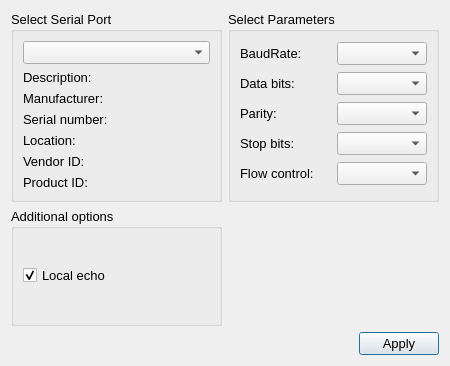
<?xml version="1.0" encoding="UTF-8"?>
<ui version="4.0">
 <class>SettingsDialog</class>
 <widget class="QDialog" name="SettingsDialog">
  <property name="geometry">
   <rect>
    <x>0</x>
    <y>0</y>
    <width>450</width>
    <height>366</height>
   </rect>
  </property>
  <property name="windowTitle">
   <string>Dialog</string>
  </property>
  <layout class="QGridLayout" name="gridLayout_7">
   <item row="0" column="0">
    <widget class="QGroupBox" name="selectBox">
     <property name="font">
      <font>
       <pointsize>10</pointsize>
      </font>
     </property>
     <property name="title">
      <string>Select Serial Port</string>
     </property>
     <layout class="QGridLayout" name="gridLayout_6">
      <item row="0" column="0">
       <widget class="QComboBox" name="serialPortInfoListBox_3"/>
      </item>
      <item row="1" column="0">
       <widget class="QLabel" name="descriptionLabel_3">
        <property name="text">
         <string>Description:</string>
        </property>
       </widget>
      </item>
      <item row="2" column="0">
       <widget class="QLabel" name="manufacturerLabel_3">
        <property name="text">
         <string>Manufacturer:</string>
        </property>
       </widget>
      </item>
      <item row="3" column="0">
       <widget class="QLabel" name="serialNumberLabel_3">
        <property name="text">
         <string>Serial number:</string>
        </property>
       </widget>
      </item>
      <item row="4" column="0">
       <widget class="QLabel" name="locationLabel_3">
        <property name="text">
         <string>Location:</string>
        </property>
       </widget>
      </item>
      <item row="5" column="0">
       <widget class="QLabel" name="vidLabel_3">
        <property name="text">
         <string>Vendor ID:</string>
        </property>
       </widget>
      </item>
      <item row="6" column="0">
       <widget class="QLabel" name="pidLabel_3">
        <property name="text">
         <string>Product ID:</string>
        </property>
       </widget>
      </item>
     </layout>
    </widget>
   </item>
   <item row="0" column="1">
    <widget class="QGroupBox" name="parametersBox">
     <property name="font">
      <font>
       <pointsize>10</pointsize>
      </font>
     </property>
     <property name="title">
      <string>Select Parameters</string>
     </property>
     <layout class="QGridLayout" name="gridLayout_5">
      <item row="0" column="0">
       <widget class="QLabel" name="baudRateLabel_3">
        <property name="text">
         <string>BaudRate:</string>
        </property>
       </widget>
      </item>
      <item row="0" column="1">
       <widget class="QComboBox" name="baudRateBox_3"/>
      </item>
      <item row="1" column="0">
       <widget class="QLabel" name="dataBitsLabel_3">
        <property name="text">
         <string>Data bits:</string>
        </property>
       </widget>
      </item>
      <item row="1" column="1">
       <widget class="QComboBox" name="dataBitsBox_3"/>
      </item>
      <item row="2" column="0">
       <widget class="QLabel" name="parityLabel_3">
        <property name="text">
         <string>Parity:</string>
        </property>
       </widget>
      </item>
      <item row="2" column="1">
       <widget class="QComboBox" name="parityBox_3"/>
      </item>
      <item row="3" column="0">
       <widget class="QLabel" name="stopBitsLabel_3">
        <property name="text">
         <string>Stop bits:</string>
        </property>
       </widget>
      </item>
      <item row="3" column="1">
       <widget class="QComboBox" name="stopBitsBox_3"/>
      </item>
      <item row="4" column="0">
       <widget class="QLabel" name="flowControlLabel_3">
        <property name="text">
         <string>Flow control:</string>
        </property>
       </widget>
      </item>
      <item row="4" column="1">
       <widget class="QComboBox" name="flowControlBox_3"/>
      </item>
     </layout>
    </widget>
   </item>
   <item row="1" column="0">
    <widget class="QGroupBox" name="additionalOptionsGroupBox">
     <property name="font">
      <font>
       <pointsize>10</pointsize>
      </font>
     </property>
     <property name="title">
      <string>Additional options</string>
     </property>
     <layout class="QVBoxLayout" name="verticalLayout_3">
      <item>
       <widget class="QCheckBox" name="localEchoCheckBox_3">
        <property name="text">
         <string>Local echo</string>
        </property>
        <property name="checked">
         <bool>true</bool>
        </property>
       </widget>
      </item>
     </layout>
    </widget>
   </item>
   <item row="2" column="0" colspan="2">
    <layout class="QHBoxLayout" name="horizontalLayout_3">
     <item>
      <spacer name="horizontalSpacer_3">
       <property name="orientation">
        <enum>Qt::Horizontal</enum>
       </property>
       <property name="sizeHint" stdset="0">
        <size>
         <width>96</width>
         <height>20</height>
        </size>
       </property>
      </spacer>
     </item>
     <item>
      <widget class="QPushButton" name="applyButton_3">
       <property name="font">
        <font>
         <pointsize>10</pointsize>
        </font>
       </property>
       <property name="text">
        <string>Apply</string>
       </property>
      </widget>
     </item>
    </layout>
   </item>
  </layout>
 </widget>
 <resources/>
 <connections/>
</ui>
